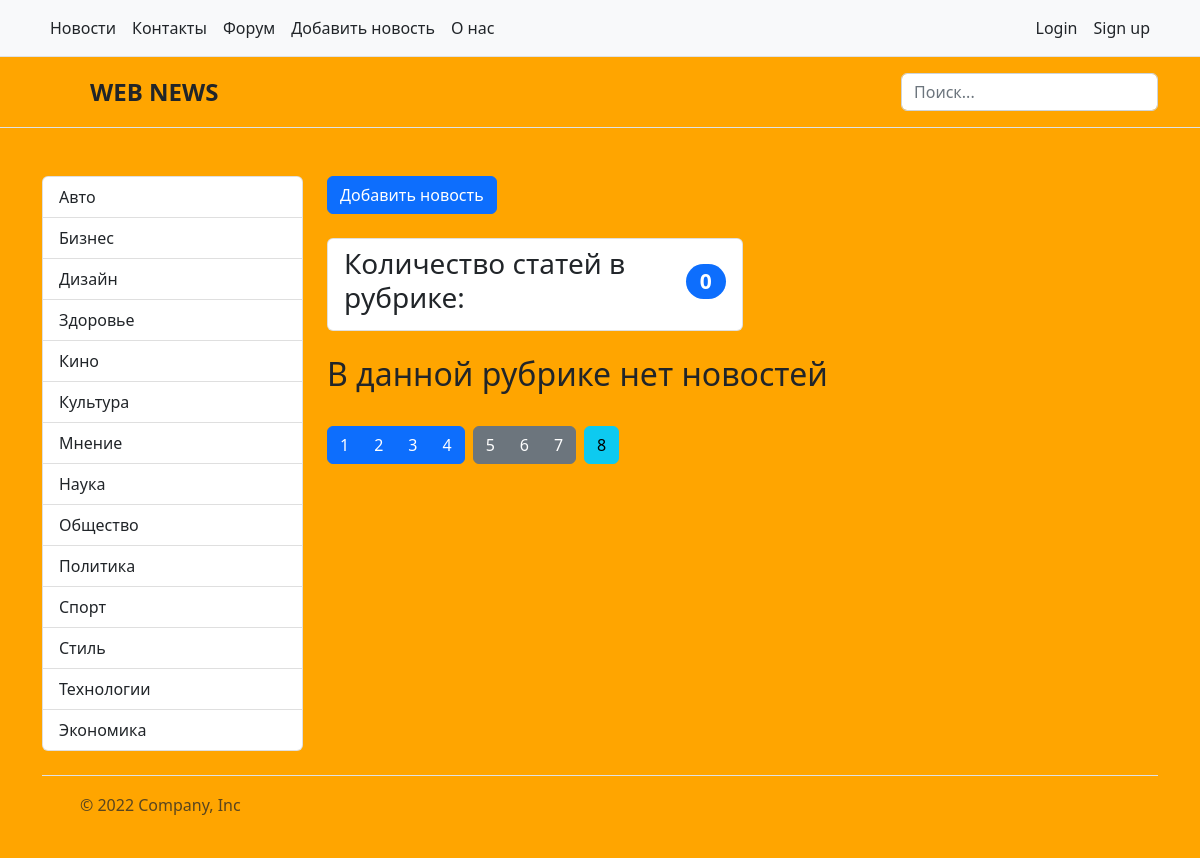
The app's page /category/10/, older data.
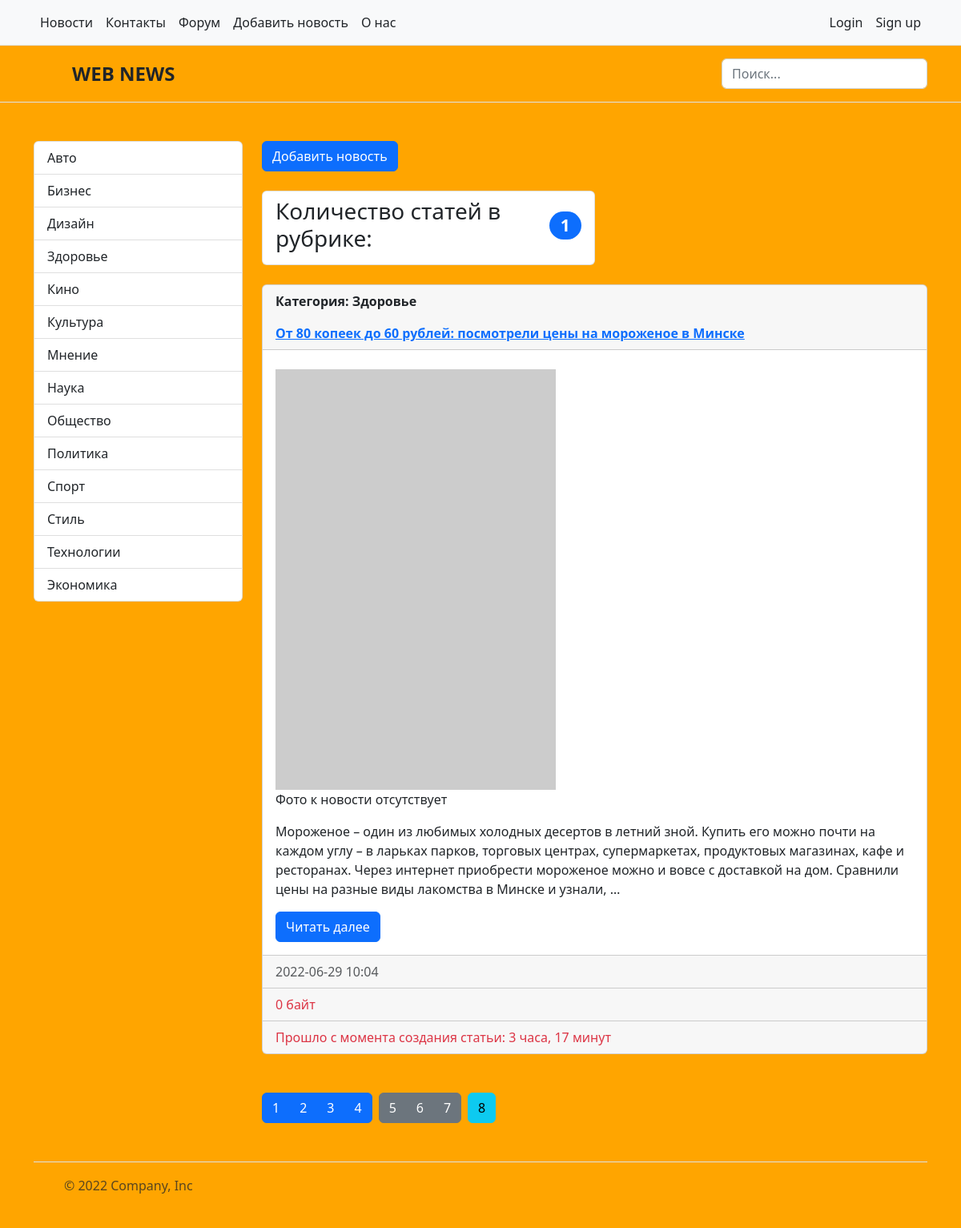
The same page, newer data.
### news/models.py (models this page shows, shortened)
class Category(models.Model):
    title = models.CharField(max_length=150, db_index=True, verbose_name='Наименование категории')
    def get_absolute_url(self):                                     #  монтирует кнопку в админке в "категории" (внутри) "смотреть на сайте"
        return reverse('category', kwargs={'category_id': self.pk})
    def __str__(self):
        return self.title
    class Meta:
        verbose_name = 'Категория'            #   при редактировании новости вверху отображается "изменить НОВОСТЬ"
        verbose_name_plural = 'Категории'
        ordering = ['title']

class News(models.Model):
    title = models.CharField(max_length=150, verbose_name='Наименование')
    content = models.TextField(blank=True, verbose_name='Контент')      #   атрибут "blank=True" -> поле необязательное для заполнения. Атрибут необязательный
    created_at = models.DateTimeField(auto_now_add=True, verbose_name='Дата публикации')   #   атрибут "auto_now_add=True" создает дату и впемя только раз. При обновлении записи, время не поменяется
    update_at = models.DateTimeField(auto_now=True, verbose_name='Обновлено')         #   дата и время обновляются при корректировке новости
    photo = models.ImageField(upload_to='photos/%Y/%m/%d/', verbose_name='Фото', blank=True) #   разбивает загружаемые изображения по папкам и датам (каждый день)
    sign_of_publication = models.BooleanField(default=True, verbose_name='Признак публикации')
    category = models.ForeignKey('Category', on_delete=models.PROTECT, verbose_name='Категория')  #   Новость защищена от удаления
    def get_absolute_url(self):
        return reverse('view_news', kwargs={'news_id': self.pk})
    class Meta:
        verbose_name = 'Новость'            #   при редактировании новости вверху отображается "изменить НОВОСТЬ"
        verbose_name_plural = 'Новости'
        ordering = ['-created_at']

### news/views.py (the view)
# urls.py: path('category/<int:category_id>/', get_category, name='category'),     #   http://127.0.0.1:8000/category
def get_category(request, category_id):
    news = News.objects.filter(category_id=category_id)                 #   "category_id" - поле в БД -> таблица "News"
    category = Category.objects.get(pk=category_id)
    return render(request, 'news/category.html',
                                                    {
                                                        'title': 'Категории',
                                                        'list_news': news,
                                                        'category': category
                                                    })

### news/templatetags/news_tags.py (called while the page is built)
@register.inclusion_tag('news/list_categories.html')
def show_categories(arg1='Hello', arg2='World'):
    categories = Category.objects.all()
    return {'categories': categories, 'arg1': arg1, 'arg2': arg2}          #   передаем ключ словаря "categories" в шаблон "list_categories"

### news/templates/news/category.html (shortened to what this page needs)
<!DOCTYPE html>
{% extends 'base.html' %}
    {% block sidebar %}
        {% include 'inc/_sidebar.html' %}
    {% endblock %}
    {% block content %}
        <div class="col-9" xmlns="http://www.w3.org/1999/html">
            <div class="col">
                <div class="d-grid gap-2 d-md-block">
                    <a href="{% url 'add_news' %}" class="btn btn-primary">Добавить новость</a>
                </div>
            </div>
            <br>
            <div class="bd-example">
                <div class="col-6">
                    <ul class="list-group">
                        <li class="list-group-item d-flex justify-content-between align-items-center">
                            <h3>Количество статей в рубрике:</h3>
                            <h3><span class="badge bg-primary rounded-pill">{{ list_news.count }}</span></h3>
                        </li>
                    </ul>
                </div>
            </div>
            <br>
            {% if list_news %}
            {% for elem in list_news %}
                <div class="card">
                    <strong class="d-inline-block mb-2 text-dark">
                         <div class="card-header">
                             <p>Категория: {{ elem.category }}</p>
                             <a href="{{ elem.get_absolute_url }}">{{ elem.title }}</a>
                         </div>
                    </strong>
                    <div class="card-body">
                        {% if elem.photo %}
                            <img src="{{ elem.photo.url }}" class="img-fluid" alt="photo">
                        {% else %}
                            <img src="https://picsum.photos/200/300" alt="" width="350">
                            <p>Фото к новости отсутствует</p>
                        {% endif %}
                        <p class="card-text">{{ elem.content | linebreaks | truncatewords:50 }}</p>
                        <a href="{{ elem.get_absolute_url }}" class="btn btn-primary">Читать далее</a>
                    </div>
                    <div class="card-footer text-muted">{{ elem.created_at|date:"Y-m-d H:i" }}</div>
                    <div class="card-footer text-danger">{{ elem | filesizeformat }}</div>
                    <div class="card-footer text-danger">Прошло с момента создания статьи: {{ elem.created_at | timesince }}</div>
                </div>
                <br>
            {% endfor %}
            {% else %}
                <h2>В данной рубрике нет новостей</h2>
            {% endif %}
            <br>
            <div class="btn-toolbar" role="toolbar" aria-label="Toolbar with button groups">
                <div class="btn-group me-2" role="group" aria-label="First group">
                    <button type="button" class="btn btn-primary">1</button>
                    <button type="button" class="btn btn-primary">2</button>
                    <button type="button" class="btn btn-primary">3</button>
                    <button type="button" class="btn btn-primary">4</button>
                </div>
                <div class="btn-group me-2" role="group" aria-label="Second group">
                    <button type="button" class="btn btn-secondary">5</button>
                    <button type="button" class="btn btn-secondary">6</button>
                    <button type="button" class="btn btn-secondary">7</button>
                </div>
                <div class="btn-group" role="group" aria-label="Third group">
                    <button type="button" class="btn btn-info">8</button>
                </div>
            </div>
            <br>
        </div>
    {% endblock %}

### news/templates/news/list_categories.html (shortened to what this page needs)
<div class="col-3">
    <div class="list-group">
        {% for elem in categories %}
            <a href="{{ elem.get_absolute_url }}" class="list-group-item list-group-item-action">{{ elem.title }}</a>
        {% endfor %}
    </div>
</div>

Row changes from the older to the newer data that the page shows:
added News: category "Здоровье", title "От 80 копеек до 60 рублей: посмотрели цены на мороженое в Минске", content "Мороженое – один из любимых холодных десертов в летний зной. Купить его можно почти на каждом углу – в ларьках парков, торговых центрах, супермаркетах, продуктовых магазинах, кафе и ресторанах. Через интернет приобрести мороженое можно и вовсе с доставкой на дом. Сравнили цены на разные виды лакомства в Минске и узнали, …", created_at "2022-06-29 10:04", elem "0 байт", created_at "3 часа, 17 минут"
Text that changed along with them:
{{ list_news.count }}: "0" → "1"
text no longer shown: "В данной рубрике нет новостей"
